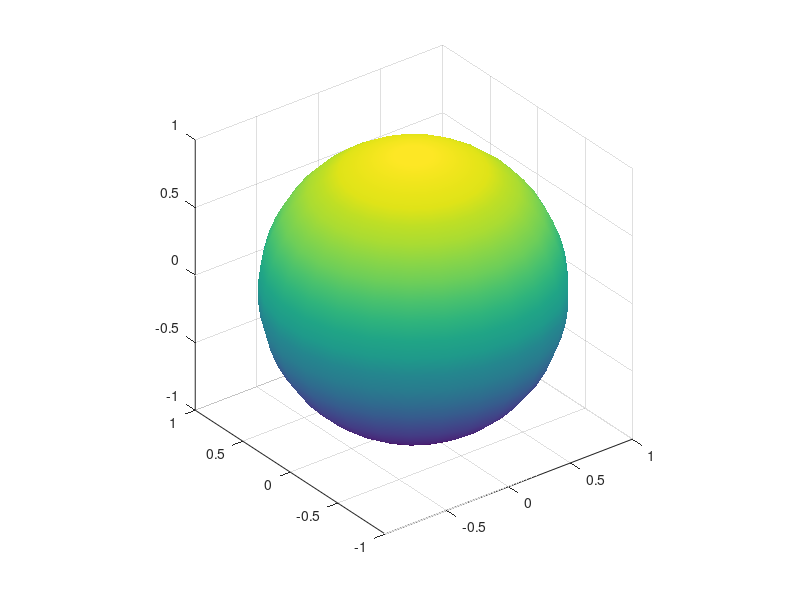

Recreate this plot in MATLAB. (Note: this script raises an error after producing the figure.)
% plotBlochSphere.m

[Xs, Ys, Zs] = sphere (25);
mySphere = surf( Xs, Ys, Zs); %Make a sphere
axis equal %make more spherical
shading interp
mySphere.FaceAlpha = 0.25;

line([-1 1], [0 0], [0 0], 'LineWidth', 1, 'Color', [0 0 0])
line([0 0], [-1 1], [0 0], 'LineWidth', 1, 'Color', [0 0 0])
line([0 0], [0 0], [-1 1], 'LineWidth', 1, 'Color', [0 0 0])

text( 0, 0, 1.1, '$\left| 0 \right>$', 'Interpreter', 'latex', 'FontSize', 20, 'HorizontalAlignment', 'Center')
text( 1.1, 0, 0, '$\left| + \right>$', 'Interpreter', 'latex', 'FontSize', 20, 'HorizontalAlignment', 'Center')
text( -1.1, 0, 0, '$\left| - \right>$', 'Interpreter', 'latex', 'FontSize', 20, 'HorizontalAlignment', 'Center')

view([60 15])

text( 0, 0, -1.1, '$\left| 1 \right>$', 'Interpreter', 'latex', 'FontSize', 20, 'HorizontalAlignment', 'Center')
